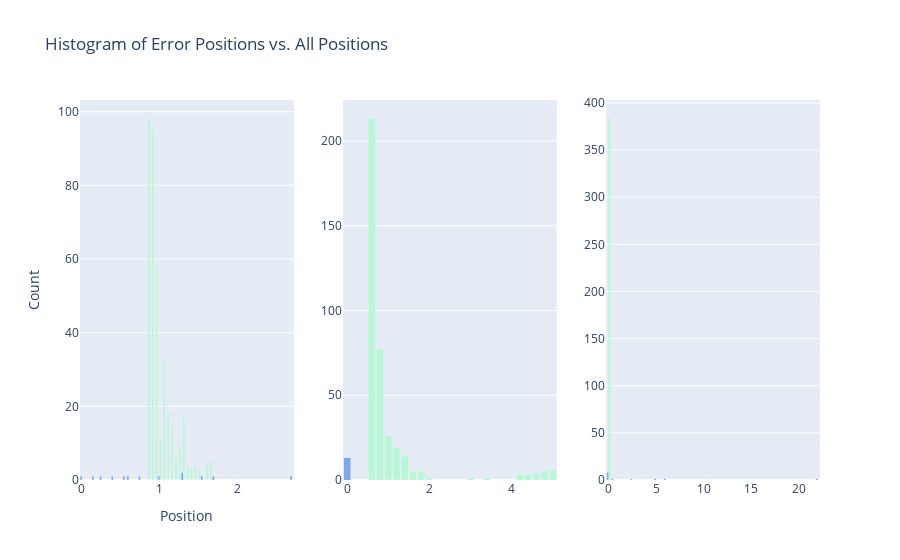

The notebook cell saved with this chart:
### Code cell
from plotly.subplots import make_subplots
import plotly.graph_objs as go

# create subplots with 1 row and 3 columns
fig = make_subplots(rows=1, cols=3)

# add the first histogram to the first column of the subplot
fig.add_trace(go.Histogram(x=df_err_v1['DP'], name='error position', marker_color='#7FA6EE'), row=1, col=1)
fig.add_trace(go.Histogram(x=df_all_1['ERROR_all'], name='all position', marker_color='#B8F7D4'), row=1, col=1)

# add the second histogram to the second column of the subplot
fig.add_trace(go.Histogram(x=df_err_v3['SB'], name='error position', marker_color='#7FA6EE'), row=1, col=2)
fig.add_trace(go.Histogram(x=df_all_3['ERROR_all'], name='all position', marker_color='#B8F7D4'), row=1, col=2)

# add the third histogram to the third column of the subplot
fig.add_trace(go.Histogram(x=df_err_v2['AF'], name='error position', marker_color='#7FA6EE'), row=1, col=3)
fig.add_trace(go.Histogram(x=df_all_2['ERROR_all'], name='all position', marker_color='#B8F7D4'), row=1, col=3)

# update subplot layout and labels
fig.update_layout(title='Histogram of Error Positions vs. All Positions', 
                  xaxis_title='Position',
                  yaxis_title='Count',
                  showlegend=False)

# show the plot
fig.show()

### Figure 1 — Plotly figure (JSON) as saved in the notebook; plotly's stock layout.template omitted (floating-point values rounded to 4 significant figures; data arrays with more than 128 entries replaced by an {"elided": "..."} marker saying what was removed)
{"data": [{"marker": {"color": "#7FA6EE"}, "name": "error position", "type": "histogram", "x": [0.0004897, 0.2685, 1.543, 0.5491, 0.7522, 0.9922, 1.306, 0.141, 1.31, 0.4011, 0.607, 2.689, 1.707], "xaxis": "x", "yaxis": "y"}, {"marker": {"color": "#B8F7D4"}, "name": "all position", "type": "histogram", "x": {"elided": "383 float values"}, "xaxis": "x", "yaxis": "y"}, {"marker": {"color": "#7FA6EE"}, "name": "error position", "type": "histogram", "x": [0, 0, 0, 0, 0.0001628, 0, 4.445e-06, 0, 0, 0, 3.074e-07, 5.396e-08, 0], "xaxis": "x2", "yaxis": "y2"}, {"marker": {"color": "#B8F7D4"}, "name": "all position", "type": "histogram", "x": {"elided": "383 float values"}, "xaxis": "x2", "yaxis": "y2"}, {"marker": {"color": "#7FA6EE"}, "name": "error position", "type": "histogram", "x": [5.999, 0.04008, 0.03865, 0.06621, 0.1365, 0.4997, 0.00911, 2.425, 4.913, 0.0126, 0.02656, 0.006503, 22.0], "xaxis": "x3", "yaxis": "y3"}, {"marker": {"color": "#B8F7D4"}, "name": "all position", "type": "histogram", "x": {"elided": "383 int values"}, "xaxis": "x3", "yaxis": "y3"}], "layout": {"showlegend": false, "title": {"text": "Histogram of Error Positions vs. All Positions"}, "xaxis": {"anchor": "y", "domain": [0, 0.2889], "title": {"text": "Position"}}, "xaxis2": {"anchor": "y2", "domain": [0.3556, 0.6444]}, "xaxis3": {"anchor": "y3", "domain": [0.7111, 1]}, "yaxis": {"anchor": "x", "domain": [0, 1], "title": {"text": "Count"}}, "yaxis2": {"anchor": "x2", "domain": [0, 1]}, "yaxis3": {"anchor": "x3", "domain": [0, 1]}}}
